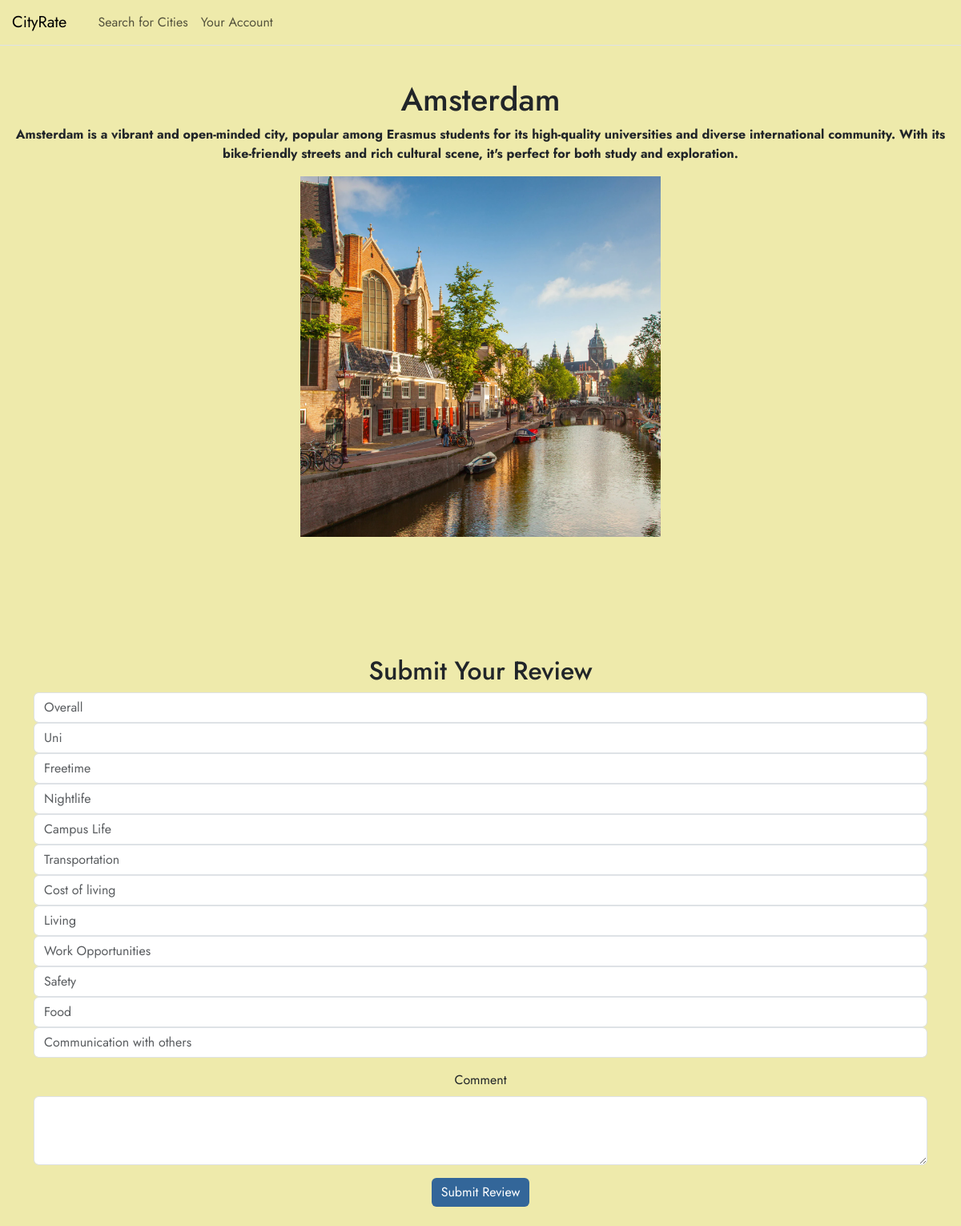
The app's page /review/Amsterdam (signed in) with its own data.
### tables this page shows
CREATE TABLE city (
    name TEXT PRIMARY KEY NOT NULL,
    description TEXT NOT NULL,
    image_path TEXT
);

### app.py (the view, shortened to what this page needs)
@app.route('/review/<city_name>', methods=['GET', 'POST'])
@login_required
def review(city_name): #cityname wird übergeben
    if not city_name:
        return "No city chosen", 400
    db_con = get_db_con()
    form = ReviewForm()
    city = db_con.execute(
        'SELECT * FROM city WHERE LOWER(name) = LOWER(?)',
        (city_name.lower(),)
    ).fetchone()
    return render_template('review.html', city=city, form=form)

### app.py (called while the page is built)
@login_manager.user_loader #Flask-Login decorator, um eingeloggten Benutzer zu laden
def load_user(user_id):
    return User.get(user_id) #User mit ID wird aus Datenbank geholt

    @staticmethod
    def get(user_id):
        db_con = get_db_con()
        getuser = db_con.execute(
            'SELECT * FROM user WHERE id = ?', (user_id,)).fetchone()
        if getuser:
            return User(id=getuser['id'],username= getuser['username'], password=getuser['password'] )
        return None

### db.py (called while the page is built)
def get_db_con(pragma_foreign_keys = True):
    if 'db_con' not in g:
        g.db_con = sqlite3.connect(
            current_app.config['DATABASE'],
            detect_types=sqlite3.PARSE_DECLTYPES
        )
        g.db_con.row_factory = sqlite3.Row
        if pragma_foreign_keys:
            g.db_con.execute('PRAGMA foreign_keys = ON;')
    return g.db_con

def close_db_con(e=None):
    db_con = g.pop('db_con', None)
    if db_con is not None:
        db_con.close()

### templates/review.html (shortened to what this page needs)
{% from 'bootstrap5/nav.html' import render_nav_item %}
<!DOCTYPE html>
<html>
<head>
    {{ bootstrap.load_css() }}
<link rel="stylesheet" href="{{ url_for('static', filename='css/style.css') }}">
</head>
<body>
  <nav class="navbar navbar-expand-xl border-bottom mb-3 fixed-top">
        <div class="container-fluid px-0">
            <a class="navbar-brand" href="{{ url_for('home') }}"  style ="padding-left: 15px;" >CityRate</a>
            <div class="collapse navbar-collapse" id="menu">
    <ul class="navbar-nav me-auto mb-2 mb-lg-0" style="padding-left: 15px;">
        {{ render_nav_item('search', 'Search for Cities') }}
        {{ render_nav_item('profile', 'Your Account') }}
    </ul>
</div>
        </div>
    </nav>
    <header>
        <h1>{{ city['name'] }}</h1>
        <p class="fw-bold mb-3 text-center">{{ city['description'] }}</p>
       <img src="{{ url_for('static', filename='images/' ~ city['image_path']) }}" alt="{{ city['name'] }}" class="city-image">
    </header>
    <main class="container mt-5">
    <h2 class="text-center">Submit Your Review</h2>
    <form method="POST" class="mb-4">
        <div class="mb-3">
            {{ form.overall_rating(class="form-control", placeholder="Overall", min=1, max=5) }}
            {{ form.uni_rating(class="form-control", placeholder="Uni", min=1, max=5) }}
            {{ form.freetime_rating(class="form-control", placeholder="Freetime", min=1, max=5) }}
            {{ form.nightime_rating(class="form-control", placeholder="Nightlife", min=1, max=5) }}
            {{ form.campus_life_rating(class="form-control", placeholder="Campus Life", min=1, max=5) }}
            {{ form.transportation_rating(class="form-control", placeholder="Transportation", min=1, max=5) }}
            {{ form.cost_rating(class="form-control", placeholder="Cost of living", min=1, max=5) }}
            {{ form.living_rating(class="form-control", placeholder="Living", min=1, max=5) }}
            {{ form.workopportunities_rating(class="form-control", placeholder="Work Opportunities",  min=1, max=5) }}
            {{ form.safety_rating(class="form-control", placeholder="Safety", min=1, max=5) }}
            {{ form.food_rating(class="form-control", placeholder="Food", min=1, max=5) }}
            {{ form.comunication_rating(class="form-control", placeholder="Communication with others", min=1, max=5) }}
        </div>
        <div class="mb-3">
            {{ form.comment.label(class="form-label") }}
            {{ form.comment(class="form-control", rows=3) }}
        </div>
        <button type="submit" class="btn custom-button1">{{ form.submit.label.text }}
        </button>
    </form>
</main>
</body>
</html>

### static/css/style.css (style rules this page uses)
h1, h2, h3, h4, h5, h6 { text-align: center; }
body { padding-top: 100px; background-color: #EEEAAB; font-family: 'Jost', sans-serif; }
main { background-color: #EEEAAB; font-family: 'Jost', sans-serif; text-align: center; padding-top: 100px; }
nav.navbar { background-color: #EEEAAB; opacity: 1; }
.custom-button1 { background-color: #336699; color: white; border: none; }

### templates/review.html (style rules this page uses)
.city-image { width: 450px; height: 450px; object-fit: cover; display: block; margin: 0 auto; }

### records on screen
city: name "Amsterdam", description "Amsterdam is a vibrant and open-minded city, popular among Erasmus students for its high-quality universities and diverse international community. With its bike-friendly streets and rich cultural scene, it's perfect for both study and exploration.", image_path (picture)

### other values on screen
{{ render_nav_item('search', 'Search for Cities') }} "Search for Cities"
{{ render_nav_item('profile', 'Your Account') }} "Your Account"
